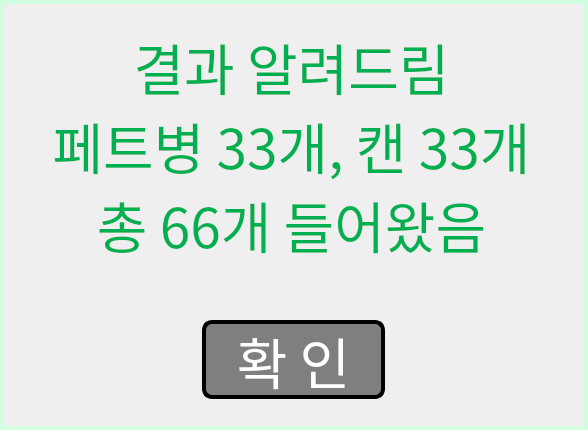
<?xml version="1.0" encoding="UTF-8"?>
<ui version="4.0">
 <class>Form</class>
 <widget class="QWidget" name="Form">
  <property name="geometry">
   <rect>
    <x>0</x>
    <y>0</y>
    <width>588</width>
    <height>430</height>
   </rect>
  </property>
  <property name="windowTitle">
   <string>Form</string>
  </property>
  <property name="styleSheet">
   <string notr="true"/>
  </property>
  <widget class="QWidget" name="widget" native="true">
   <property name="geometry">
    <rect>
     <x>0</x>
     <y>0</y>
     <width>588</width>
     <height>430</height>
    </rect>
   </property>
   <property name="styleSheet">
    <string notr="true">gridline-color: rgb(0, 0, 0);
background-image: url(:/newPrefix/img/pic5.png);

border:4px solid black;
border-color:rgb(209,254,225);</string>
   </property>
  </widget>
  <widget class="QLabel" name="num">
   <property name="geometry">
    <rect>
     <x>50</x>
     <y>20</y>
     <width>483</width>
     <height>250</height>
    </rect>
   </property>
   <property name="font">
    <font>
     <family>12롯데마트행복Bold</family>
     <pointsize>41</pointsize>
    </font>
   </property>
   <property name="styleSheet">
    <string notr="true">color: rgb(0, 176, 80);</string>
   </property>
   <property name="lineWidth">
    <number>0</number>
   </property>
   <property name="midLineWidth">
    <number>0</number>
   </property>
   <property name="text">
    <string>결과 알려드림
페트병 33개, 캔 33개
총 66개 들어왔음</string>
   </property>
   <property name="textFormat">
    <enum>Qt::PlainText</enum>
   </property>
   <property name="alignment">
    <set>Qt::AlignCenter</set>
   </property>
  </widget>
  <widget class="QPushButton" name="pushButton">
   <property name="geometry">
    <rect>
     <x>202</x>
     <y>320</y>
     <width>183</width>
     <height>79</height>
    </rect>
   </property>
   <property name="font">
    <font>
     <family>12롯데마트행복Bold</family>
     <pointsize>41</pointsize>
    </font>
   </property>
   <property name="styleSheet">
    <string notr="true">background-color: rgba(0, 0, 0, 120);
border:4px solid black;
border-radius:10px;
color:white
</string>
   </property>
   <property name="text">
    <string>확 인</string>
   </property>
  </widget>
 </widget>
 <resources>
  <include location="bg.qrc"/>
 </resources>
 <connections/>
</ui>
